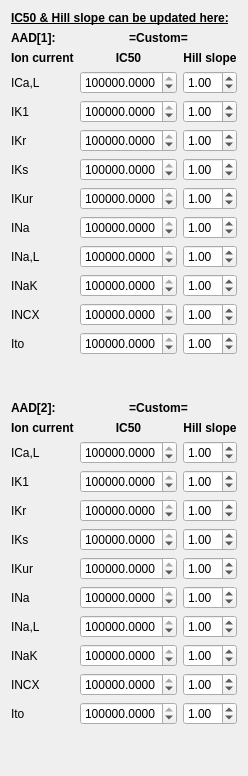
         <widget class="QWidget" name="tab_10">
          <attribute name="title">
           <string>IC50</string>
          </attribute>
          <layout class="QGridLayout" name="gridLayout_14">
           <item row="19" column="0">
            <widget class="QLabel" name="label_49">
             <property name="text">
              <string>IKr</string>
             </property>
            </widget>
           </item>
           <item row="21" column="0">
            <widget class="QLabel" name="label_51">
             <property name="text">
              <string>IKur</string>
             </property>
            </widget>
           </item>
           <item row="22" column="0">
            <widget class="QLabel" name="label_52">
             <property name="text">
              <string>INa</string>
             </property>
            </widget>
           </item>
           <item row="9" column="0">
            <widget class="QLabel" name="label_38">
             <property name="text">
              <string>INa</string>
             </property>
            </widget>
           </item>
           <item row="7" column="0">
            <widget class="QLabel" name="label_36">
             <property name="text">
              <string>IKs</string>
             </property>
            </widget>
           </item>
           <item row="13" column="0">
            <widget class="QLabel" name="label_42">
             <property name="text">
              <string>Ito</string>
             </property>
            </widget>
           </item>
           <item row="6" column="0">
            <widget class="QLabel" name="label_35">
             <property name="text">
              <string>IKr</string>
             </property>
            </widget>
           </item>
           <item row="12" column="0">
            <widget class="QLabel" name="label_41">
             <property name="text">
              <string>INCX</string>
             </property>
            </widget>
           </item>
           <item row="8" column="0">
            <widget class="QLabel" name="label_37">
             <property name="text">
              <string>IKur</string>
             </property>
            </widget>
           </item>
           <item row="11" column="0">
            <widget class="QLabel" name="label_40">
             <property name="text">
              <string>INaK</string>
             </property>
            </widget>
           </item>
           <item row="16" column="1">
            <widget class="QLabel" name="label_45">
             <property name="font">
              <font>
               <weight>75</weight>
               <bold>true</bold>
              </font>
             </property>
             <property name="text">
              <string>IC50</string>
             </property>
             <property name="alignment">
              <set>Qt::AlignCenter</set>
             </property>
            </widget>
           </item>
           <item row="23" column="0">
            <widget class="QLabel" name="label_53">
             <property name="text">
              <string>INa,L</string>
             </property>
            </widget>
           </item>
           <item row="16" column="0">
            <widget class="QLabel" name="label_44">
             <property name="font">
              <font>
               <weight>75</weight>
               <bold>true</bold>
              </font>
             </property>
             <property name="text">
              <string>Ion current</string>
             </property>
            </widget>
           </item>
           <item row="20" column="0">
            <widget class="QLabel" name="label_50">
             <property name="text">
              <string>IKs</string>
             </property>
            </widget>
           </item>
           <item row="16" column="2">
            <widget class="QLabel" name="label_46">
             <property name="font">
              <font>
               <weight>75</weight>
               <bold>true</bold>
              </font>
             </property>
             <property name="text">
              <string>Hill slope</string>
             </property>
             <property name="alignment">
              <set>Qt::AlignCenter</set>
             </property>
            </widget>
           </item>
           <item row="2" column="1">
            <widget class="QLabel" name="label_31">
             <property name="font">
              <font>
               <weight>75</weight>
               <bold>true</bold>
              </font>
             </property>
             <property name="text">
              <string>IC50</string>
             </property>
             <property name="alignment">
              <set>Qt::AlignCenter</set>
             </property>
            </widget>
           </item>
           <item row="2" column="2">
            <widget class="QLabel" name="label_32">
             <property name="font">
              <font>
               <weight>75</weight>
               <bold>true</bold>
              </font>
             </property>
             <property name="text">
              <string>Hill slope</string>
             </property>
             <property name="alignment">
              <set>Qt::AlignCenter</set>
             </property>
            </widget>
           </item>
           <item row="4" column="0">
            <widget class="QLabel" name="label_34">
             <property name="text">
              <string>IK1</string>
             </property>
            </widget>
           </item>
           <item row="2" column="0">
            <widget class="QLabel" name="label_30">
             <property name="font">
              <font>
               <weight>75</weight>
               <bold>true</bold>
              </font>
             </property>
             <property name="text">
              <string>Ion current</string>
             </property>
             <property name="alignment">
              <set>Qt::AlignLeading|Qt::AlignLeft|Qt::AlignVCenter</set>
             </property>
            </widget>
           </item>
           <item row="1" column="0">
            <widget class="QLabel" name="label_29">
             <property name="font">
              <font>
               <weight>75</weight>
               <bold>true</bold>
              </font>
             </property>
             <property name="text">
              <string>AAD[1]:</string>
             </property>
            </widget>
           </item>
           <item row="10" column="0">
            <widget class="QLabel" name="label_39">
             <property name="text">
              <string>INa,L</string>
             </property>
            </widget>
           </item>
           <item row="17" column="0">
            <widget class="QLabel" name="label_47">
             <property name="text">
              <string>ICa,L</string>
             </property>
            </widget>
           </item>
           <item row="24" column="0">
            <widget class="QLabel" name="label_54">
             <property name="text">
              <string>INaK</string>
             </property>
            </widget>
           </item>
           <item row="15" column="0">
            <widget class="QLabel" name="label_43">
             <property name="font">
              <font>
               <weight>75</weight>
               <bold>true</bold>
              </font>
             </property>
             <property name="text">
              <string>AAD[2]:</string>
             </property>
            </widget>
           </item>
           <item row="3" column="0">
            <widget class="QLabel" name="label_33">
             <property name="text">
              <string>ICa,L</string>
             </property>
            </widget>
           </item>
           <item row="18" column="0">
            <widget class="QLabel" name="label_48">
             <property name="text">
              <string>IK1</string>
             </property>
            </widget>
           </item>
           <item row="25" column="0">
            <widget class="QLabel" name="label_55">
             <property name="text">
              <string>INCX</string>
             </property>
            </widget>
           </item>
           <item row="6" column="1">
            <widget class="QDoubleSpinBox" name="ic50_ikr_aad1">
             <property name="decimals">
              <number>4</number>
             </property>
             <property name="maximum">
              <double>1000000.000000000000000</double>
             </property>
             <property name="singleStep">
              <double>0.100000000000000</double>
             </property>
             <property name="value">
              <double>1000000.000000000000000</double>
             </property>
            </widget>
           </item>
           <item row="4" column="1">
            <widget class="QDoubleSpinBox" name="ic50_ik1_aad1">
             <property name="decimals">
              <number>4</number>
             </property>
             <property name="maximum">
              <double>1000000.000000000000000</double>
             </property>
             <property name="singleStep">
              <double>0.100000000000000</double>
             </property>
             <property name="value">
              <double>1000000.000000000000000</double>
             </property>
            </widget>
           </item>
           <item row="8" column="2">
            <widget class="QDoubleSpinBox" name="hill_ikur_aad1">
             <property name="maximum">
              <double>9.990000000000000</double>
             </property>
             <property name="singleStep">
              <double>0.050000000000000</double>
             </property>
             <property name="value">
              <double>1.000000000000000</double>
             </property>
            </widget>
           </item>
           <item row="3" column="1">
            <widget class="QDoubleSpinBox" name="ic50_ical_aad1">
             <property name="decimals">
              <number>4</number>
             </property>
             <property name="maximum">
              <double>1000000.000000000000000</double>
             </property>
             <property name="singleStep">
              <double>0.100000000000000</double>
             </property>
             <property name="value">
              <double>1000000.000000000000000</double>
             </property>
            </widget>
           </item>
           <item row="7" column="2">
            <widget class="QDoubleSpinBox" name="hill_iks_aad1">
             <property name="maximum">
              <double>9.990000000000000</double>
             </property>
             <property name="singleStep">
              <double>0.050000000000000</double>
             </property>
             <property name="value">
              <double>1.000000000000000</double>
             </property>
            </widget>
           </item>
           <item row="6" column="2">
            <widget class="QDoubleSpinBox" name="hill_ikr_aad1">
             <property name="maximum">
              <double>9.990000000000000</double>
             </property>
             <property name="singleStep">
              <double>0.050000000000000</double>
             </property>
             <property name="value">
              <double>1.000000000000000</double>
             </property>
            </widget>
           </item>
           <item row="4" column="2">
            <widget class="QDoubleSpinBox" name="hill_ik1_aad1">
             <property name="maximum">
              <double>9.990000000000000</double>
             </property>
             <property name="singleStep">
              <double>0.050000000000000</double>
             </property>
             <property name="value">
              <double>1.000000000000000</double>
             </property>
            </widget>
           </item>
           <item row="26" column="0">
            <widget class="QLabel" name="label_56">
             <property name="text">
              <string>Ito</string>
             </property>
            </widget>
           </item>
           <item row="8" column="1">
            <widget class="QDoubleSpinBox" name="ic50_ikur_aad1">
             <property name="decimals">
              <number>4</number>
             </property>
             <property name="maximum">
              <double>1000000.000000000000000</double>
             </property>
             <property name="singleStep">
              <double>0.100000000000000</double>
             </property>
             <property name="value">
              <double>1000000.000000000000000</double>
             </property>
            </widget>
           </item>
           <item row="11" column="1">
            <widget class="QDoubleSpinBox" name="ic50_inak_aad1">
             <property name="decimals">
              <number>4</number>
             </property>
             <property name="maximum">
              <double>1000000.000000000000000</double>
             </property>
             <property name="singleStep">
              <double>0.100000000000000</double>
             </property>
             <property name="value">
              <double>1000000.000000000000000</double>
             </property>
            </widget>
           </item>
           <item row="7" column="1">
            <widget class="QDoubleSpinBox" name="ic50_iks_aad1">
             <property name="decimals">
              <number>4</number>
             </property>
             <property name="maximum">
              <double>1000000.000000000000000</double>
             </property>
             <property name="singleStep">
              <double>0.100000000000000</double>
             </property>
             <property name="value">
              <double>1000000.000000000000000</double>
             </property>
            </widget>
           </item>
           <item row="3" column="2">
            <widget class="QDoubleSpinBox" name="hill_ical_aad1">
             <property name="maximum">
              <double>9.990000000000000</double>
             </property>
             <property name="singleStep">
              <double>0.050000000000000</double>
             </property>
             <property name="value">
              <double>1.000000000000000</double>
             </property>
            </widget>
           </item>
           <item row="11" column="2">
            <widget class="QDoubleSpinBox" name="hill_inak_aad1">
             <property name="maximum">
              <double>9.990000000000000</double>
             </property>
             <property name="singleStep">
              <double>0.050000000000000</double>
             </property>
             <property name="value">
              <double>1.000000000000000</double>
             </property>
            </widget>
           </item>
           <item row="10" column="1">
            <widget class="QDoubleSpinBox" name="ic50_inal_aad1">
             <property name="decimals">
              <number>4</number>
             </property>
             <property name="maximum">
              <double>1000000.000000000000000</double>
             </property>
             <property name="singleStep">
              <double>0.100000000000000</double>
             </property>
             <property name="value">
              <double>1000000.000000000000000</double>
             </property>
            </widget>
           </item>
           <item row="10" column="2">
            <widget class="QDoubleSpinBox" name="hill_inal_aad1">
             <property name="maximum">
              <double>9.990000000000000</double>
             </property>
             <property name="singleStep">
              <double>0.050000000000000</double>
             </property>
             <property name="value">
              <double>1.000000000000000</double>
             </property>
            </widget>
           </item>
           <item row="9" column="2">
            <widget class="QDoubleSpinBox" name="hill_ina_aad1">
             <property name="maximum">
              <double>9.990000000000000</double>
             </property>
             <property name="singleStep">
              <double>0.050000000000000</double>
             </property>
             <property name="value">
              <double>1.000000000000000</double>
             </property>
            </widget>
           </item>
           <item row="9" column="1">
            <widget class="QDoubleSpinBox" name="ic50_ina_aad1">
             <property name="decimals">
              <number>4</number>
             </property>
             <property name="maximum">
              <double>1000000.000000000000000</double>
             </property>
             <property name="singleStep">
              <double>0.100000000000000</double>
             </property>
             <property name="value">
              <double>1000000.000000000000000</double>
             </property>
            </widget>
           </item>
           <item row="12" column="1">
            <widget class="QDoubleSpinBox" name="ic50_incx_aad1">
             <property name="decimals">
              <number>4</number>
             </property>
             <property name="maximum">
              <double>1000000.000000000000000</double>
             </property>
             <property name="singleStep">
              <double>0.100000000000000</double>
             </property>
             <property name="value">
              <double>1000000.000000000000000</double>
             </property>
            </widget>
           </item>
           <item row="13" column="1">
            <widget class="QDoubleSpinBox" name="ic50_ito_aad1">
             <property name="decimals">
              <number>4</number>
             </property>
             <property name="maximum">
              <double>1000000.000000000000000</double>
             </property>
             <property name="singleStep">
              <double>0.100000000000000</double>
             </property>
             <property name="value">
              <double>1000000.000000000000000</double>
             </property>
            </widget>
           </item>
           <item row="12" column="2">
            <widget class="QDoubleSpinBox" name="hill_incx_aad1">
             <property name="maximum">
              <double>9.990000000000000</double>
             </property>
             <property name="singleStep">
              <double>0.050000000000000</double>
             </property>
             <property name="value">
              <double>1.000000000000000</double>
             </property>
            </widget>
           </item>
           <item row="13" column="2">
            <widget class="QDoubleSpinBox" name="hill_ito_aad1">
             <property name="maximum">
              <double>9.990000000000000</double>
             </property>
             <property name="singleStep">
              <double>0.050000000000000</double>
             </property>
             <property name="value">
              <double>1.000000000000000</double>
             </property>
            </widget>
           </item>
           <item row="18" column="2">
            <widget class="QDoubleSpinBox" name="hill_ik1_aad2">
             <property name="maximum">
              <double>9.990000000000000</double>
             </property>
             <property name="singleStep">
              <double>0.050000000000000</double>
             </property>
             <property name="value">
              <double>1.000000000000000</double>
             </property>
            </widget>
           </item>
           <item row="21" column="1">
            <widget class="QDoubleSpinBox" name="ic50_ikur_aad2">
             <property name="decimals">
              <number>4</number>
             </property>
             <property name="maximum">
              <double>1000000.000000000000000</double>
             </property>
             <property name="singleStep">
              <double>0.100000000000000</double>
             </property>
             <property name="value">
              <double>1000000.000000000000000</double>
             </property>
            </widget>
           </item>
           <item row="18" column="1">
            <widget class="QDoubleSpinBox" name="ic50_ik1_aad2">
             <property name="decimals">
              <number>4</number>
             </property>
             <property name="maximum">
              <double>1000000.000000000000000</double>
             </property>
             <property name="singleStep">
              <double>0.100000000000000</double>
             </property>
             <property name="value">
              <double>1000000.000000000000000</double>
             </property>
            </widget>
           </item>
           <item row="17" column="1">
            <widget class="QDoubleSpinBox" name="ic50_ical_aad2">
             <property name="decimals">
              <number>4</number>
             </property>
             <property name="maximum">
              <double>1000000.000000000000000</double>
             </property>
             <property name="singleStep">
              <double>0.100000000000000</double>
             </property>
             <property name="value">
              <double>1000000.000000000000000</double>
             </property>
            </widget>
           </item>
           <item row="20" column="1">
            <widget class="QDoubleSpinBox" name="ic50_iks_aad2">
             <property name="decimals">
              <number>4</number>
             </property>
             <property name="maximum">
              <double>1000000.000000000000000</double>
             </property>
             <property name="singleStep">
              <double>0.100000000000000</double>
             </property>
             <property name="value">
              <double>1000000.000000000000000</double>
             </property>
            </widget>
           </item>
           <item row="24" column="1">
            <widget class="QDoubleSpinBox" name="ic50_inak_aad2">
             <property name="decimals">
              <number>4</number>
             </property>
             <property name="maximum">
              <double>1000000.000000000000000</double>
             </property>
             <property name="singleStep">
              <double>0.100000000000000</double>
             </property>
             <property name="value">
              <double>1000000.000000000000000</double>
             </property>
            </widget>
           </item>
           <item row="19" column="2">
            <widget class="QDoubleSpinBox" name="hill_ikr_aad2">
             <property name="maximum">
              <double>9.990000000000000</double>
             </property>
             <property name="singleStep">
              <double>0.050000000000000</double>
             </property>
             <property name="value">
              <double>1.000000000000000</double>
             </property>
            </widget>
           </item>
           <item row="17" column="2">
            <widget class="QDoubleSpinBox" name="hill_ical_aad2">
             <property name="maximum">
              <double>9.990000000000000</double>
             </property>
             <property name="singleStep">
              <double>0.050000000000000</double>
             </property>
             <property name="value">
              <double>1.000000000000000</double>
             </property>
            </widget>
           </item>
           <item row="19" column="1">
            <widget class="QDoubleSpinBox" name="ic50_ikr_aad2">
             <property name="decimals">
              <number>4</number>
             </property>
             <property name="maximum">
              <double>1000000.000000000000000</double>
             </property>
             <property name="singleStep">
              <double>0.100000000000000</double>
             </property>
             <property name="value">
              <double>1000000.000000000000000</double>
             </property>
            </widget>
           </item>
           <item row="22" column="2">
            <widget class="QDoubleSpinBox" name="hill_ina_aad2">
             <property name="maximum">
              <double>9.990000000000000</double>
             </property>
             <property name="singleStep">
              <double>0.050000000000000</double>
             </property>
             <property name="value">
              <double>1.000000000000000</double>
             </property>
            </widget>
           </item>
           <item row="24" column="2">
            <widget class="QDoubleSpinBox" name="hill_inak_aad2">
             <property name="maximum">
              <double>9.990000000000000</double>
             </property>
             <property name="singleStep">
              <double>0.050000000000000</double>
             </property>
             <property name="value">
              <double>1.000000000000000</double>
             </property>
            </widget>
           </item>
           <item row="20" column="2">
            <widget class="QDoubleSpinBox" name="hill_iks_aad2">
             <property name="maximum">
              <double>9.990000000000000</double>
             </property>
             <property name="singleStep">
              <double>0.050000000000000</double>
             </property>
             <property name="value">
              <double>1.000000000000000</double>
             </property>
            </widget>
           </item>
           <item row="26" column="1">
            <widget class="QDoubleSpinBox" name="ic50_ito_aad2">
             <property name="decimals">
              <number>4</number>
             </property>
             <property name="maximum">
              <double>1000000.000000000000000</double>
             </property>
             <property name="singleStep">
              <double>0.100000000000000</double>
             </property>
             <property name="value">
              <double>1000000.000000000000000</double>
             </property>
            </widget>
           </item>
           <item row="23" column="2">
            <widget class="QDoubleSpinBox" name="hill_inal_aad2">
             <property name="maximum">
              <double>9.990000000000000</double>
             </property>
             <property name="singleStep">
              <double>0.050000000000000</double>
             </property>
             <property name="value">
              <double>1.000000000000000</double>
             </property>
            </widget>
           </item>
           <item row="21" column="2">
            <widget class="QDoubleSpinBox" name="hill_ikur_aad2">
             <property name="maximum">
              <double>9.990000000000000</double>
             </property>
             <property name="singleStep">
              <double>0.050000000000000</double>
             </property>
             <property name="value">
              <double>1.000000000000000</double>
             </property>
            </widget>
           </item>
           <item row="23" column="1">
            <widget class="QDoubleSpinBox" name="ic50_inal_aad2">
             <property name="decimals">
              <number>4</number>
             </property>
             <property name="maximum">
              <double>1000000.000000000000000</double>
             </property>
             <property name="singleStep">
              <double>0.100000000000000</double>
             </property>
             <property name="value">
              <double>1000000.000000000000000</double>
             </property>
            </widget>
           </item>
           <item row="25" column="1">
            <widget class="QDoubleSpinBox" name="ic50_incx_aad2">
             <property name="decimals">
              <number>4</number>
             </property>
             <property name="maximum">
              <double>1000000.000000000000000</double>
             </property>
             <property name="singleStep">
              <double>0.100000000000000</double>
             </property>
             <property name="value">
              <double>1000000.000000000000000</double>
             </property>
            </widget>
           </item>
           <item row="22" column="1">
            <widget class="QDoubleSpinBox" name="ic50_ina_aad2">
             <property name="decimals">
              <number>4</number>
             </property>
             <property name="maximum">
              <double>1000000.000000000000000</double>
             </property>
             <property name="singleStep">
              <double>0.100000000000000</double>
             </property>
             <property name="value">
              <double>1000000.000000000000000</double>
             </property>
            </widget>
           </item>
           <item row="25" column="2">
            <widget class="QDoubleSpinBox" name="hill_incx_aad2">
             <property name="maximum">
              <double>9.990000000000000</double>
             </property>
             <property name="singleStep">
              <double>0.050000000000000</double>
             </property>
             <property name="value">
              <double>1.000000000000000</double>
             </property>
            </widget>
           </item>
           <item row="26" column="2">
            <widget class="QDoubleSpinBox" name="hill_ito_aad2">
             <property name="maximum">
              <double>9.990000000000000</double>
             </property>
             <property name="singleStep">
              <double>0.050000000000000</double>
             </property>
             <property name="value">
              <double>1.000000000000000</double>
             </property>
            </widget>
           </item>
           <item row="1" column="1" colspan="2">
            <widget class="QLabel" name="ic50_aad1_lbl">
             <property name="font">
              <font>
               <weight>75</weight>
               <bold>true</bold>
              </font>
             </property>
             <property name="text">
              <string>=Custom=</string>
             </property>
             <property name="alignment">
              <set>Qt::AlignCenter</set>
             </property>
            </widget>
           </item>
           <item row="15" column="1" colspan="2">
            <widget class="QLabel" name="ic50_aad2_lbl">
             <property name="font">
              <font>
               <weight>75</weight>
               <bold>true</bold>
              </font>
             </property>
             <property name="text">
              <string>=Custom=</string>
             </property>
             <property name="alignment">
              <set>Qt::AlignCenter</set>
             </property>
            </widget>
           </item>
           <item row="14" column="1">
            <spacer name="verticalSpacer_13">
             <property name="orientation">
              <enum>Qt::Vertical</enum>
             </property>
             <property name="sizeHint" stdset="0">
              <size>
               <width>20</width>
               <height>40</height>
              </size>
             </property>
            </spacer>
           </item>
           <item row="27" column="1">
            <spacer name="verticalSpacer_15">
             <property name="orientation">
              <enum>Qt::Vertical</enum>
             </property>
             <property name="sizeHint" stdset="0">
              <size>
               <width>20</width>
               <height>40</height>
              </size>
             </property>
            </spacer>
           </item>
           <item row="0" column="0" colspan="3">
            <widget class="QLabel" name="label_28">
             <property name="font">
              <font>
               <weight>75</weight>
               <bold>true</bold>
               <underline>true</underline>
              </font>
             </property>
             <property name="text">
              <string>IC50 &amp; Hill slope can be updated here:</string>
             </property>
            </widget>
           </item>
          </layout>
         </widget>
